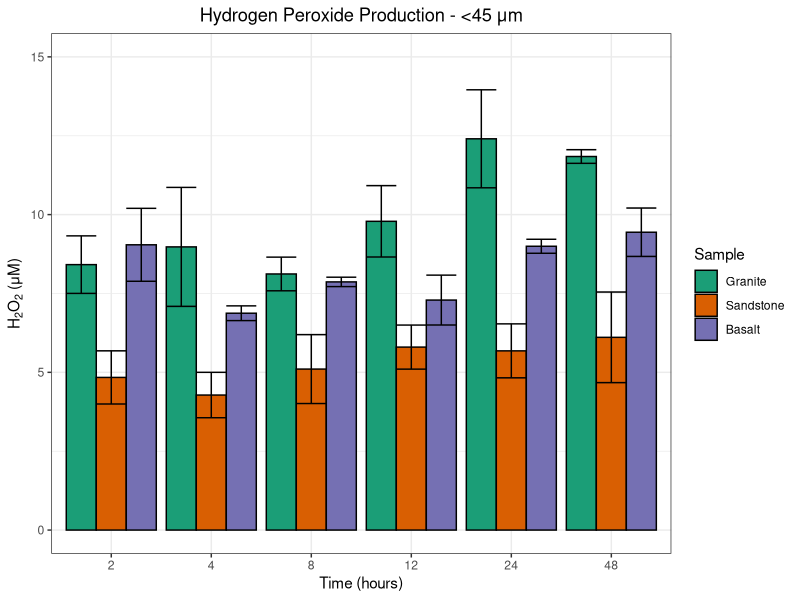
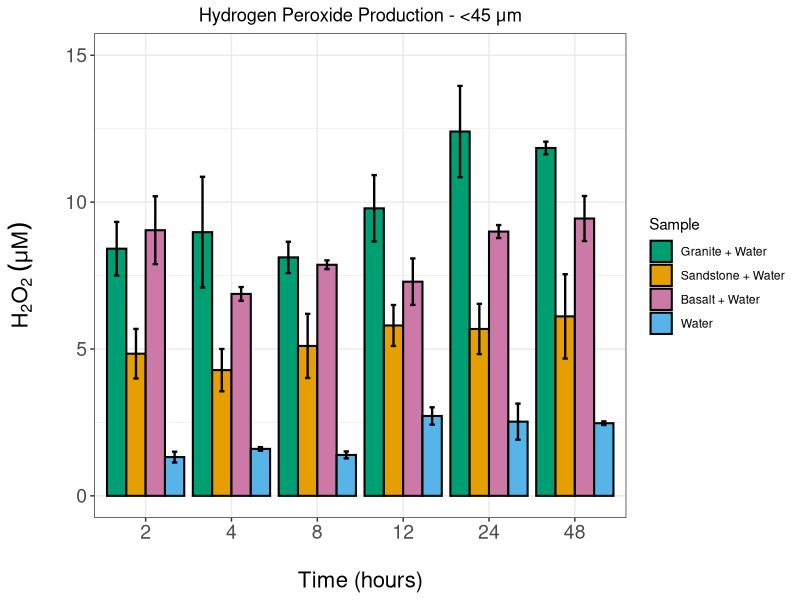
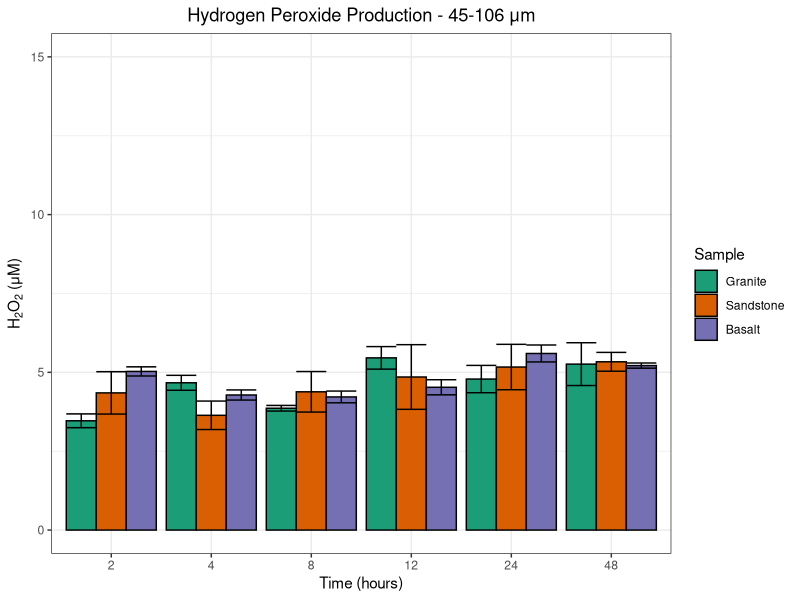
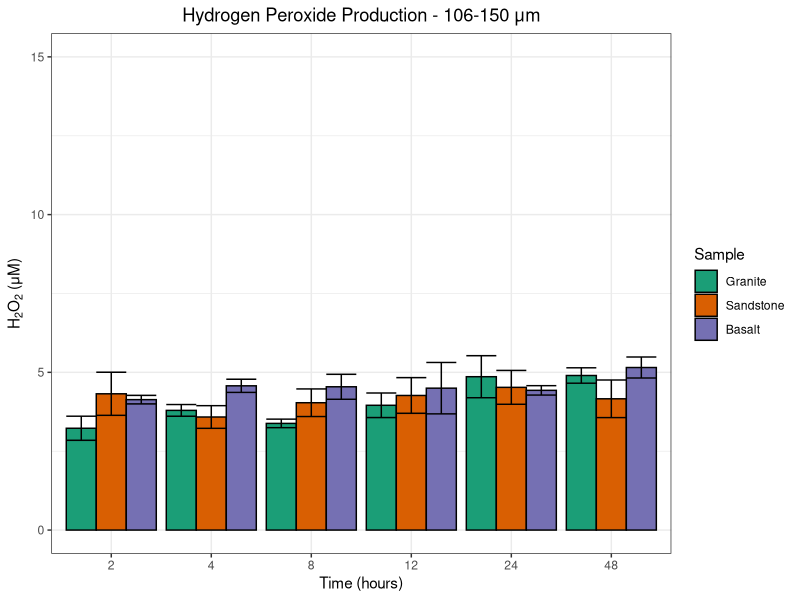
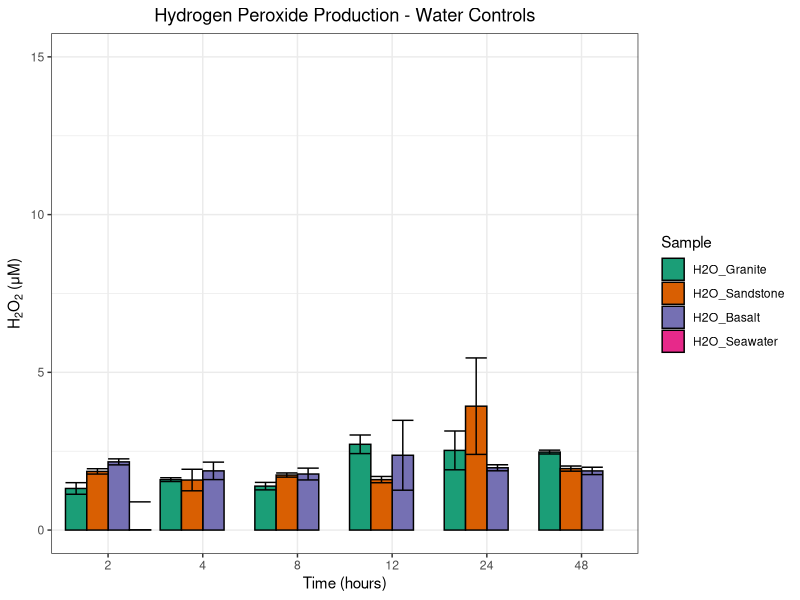
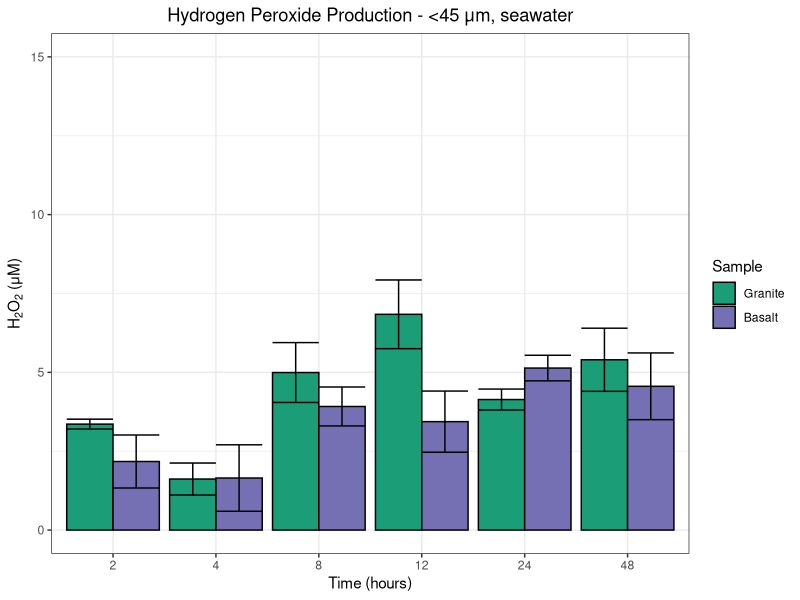
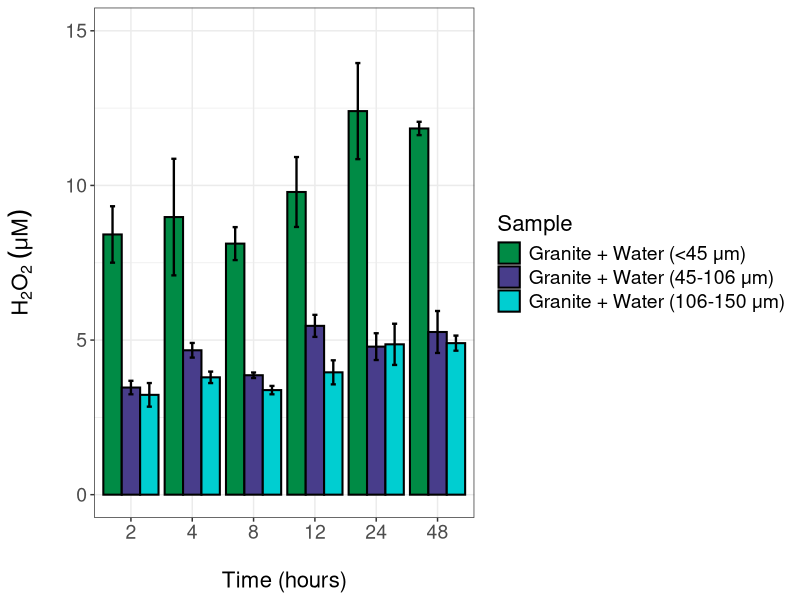

The R script that drew these images, in order:
########### Script for Abiotic Appendix H2O2 Figures ###########

library(reshape2)
library(ggplot2)

df <- read.csv("../data/table_45.csv")
df$Time <- as.factor(df$Time)
df$Sample <- factor(df$Sample,levels = c("Granite", "Sandstone", "Basalt"))

df2 <- read.csv("../data/table_45-106.csv")
df2$Time <- as.factor(df2$Time)
df2$Sample <- factor(df2$Sample,levels = c("Granite", "Sandstone", "Basalt"))

df3 <- read.csv("../data/table_106-150.csv")
df3$Time <- as.factor(df3$Time)
df3$Sample <- factor(df3$Sample,levels = c("Granite", "Sandstone", "Basalt"))

df4 <- read.csv("../data/table_H2O.csv")
df4$Time <- as.factor(df4$Time)
df4$Sample <- factor(df4$Sample,levels = c("H2O_Granite", "H2O_Sandstone", "H2O_Basalt", "H2O_Seawater"))

df5 <- read.csv("../data/table_GranBasSea.csv")
df5$Time <- as.factor(df5$Time)
df5$Sample <- factor(df5$Sample,levels = c("Granite", "Basalt"))

# The palette with grey:
cbPalette <- c("#E69F00", "#56B4E9", "#009E73", "#F0E442", "#0072B2", "#D55E00")
cbbPalette <- c("#E69F00", "#56B4E9", "#F0E442", "#0072B2", "#CC79A7")


# <45um
ggplot(df, aes(x=Time, y=H2O2, fill=Sample)) + 
  geom_bar(stat="identity", color="black", 
           position=position_dodge()) +
  geom_errorbar(aes(ymin=H2O2-Std_Dev, ymax=H2O2+Std_Dev),
                position=position_dodge(.9)) + 
  theme_bw() + 
  scale_fill_brewer(palette="Dark2") +
  ggtitle("Hydrogen Peroxide Production - <45 μm") +
  xlab("Time (hours)") +
  ylab(expression(H[2]*O[2]~"(μM)")) +
  theme(plot.title=element_text(hjust=0.5)) +
  scale_color_manual(values=cbPalette) + ylim(0,15)

# <45um and water

df0 <- read.csv("../data/table_45_water.csv")
df0$Time <- as.factor(df0$Time)
df0$Sample <- factor(df0$Sample,levels = c("Granite + Water", "Sandstone + Water", "Basalt + Water", "Water"))
cbbbPalette <- c("#009E73","#E69F00",  "#CC79A7", "#56B4E9")

ggplot(df0, aes(x=Time, y=H2O2, fill=Sample)) + 
  geom_bar(stat="identity", color="black", 
           position=position_dodge(), size =0.7) +
  geom_errorbar(aes(ymin=H2O2-Std_Dev, ymax=H2O2+Std_Dev),
                position=position_dodge(.9), 
                width = 0.25,  # Adjusts the width of the error bars
                size = 0.8) +  # Adjusts the thickness of the error bars
  theme_bw() + 
  #scale_fill_brewer(palette="Dark2") +
  ggtitle("Hydrogen Peroxide Production - <45 μm") +
  xlab("Time (hours)") +
  ylab(expression(H[2]*O[2] ~ (mu*M))) +
  theme(plot.title=element_text(hjust=0.5),
        axis.title.x = element_text(size = 16, margin = margin(t = 20)),  
        axis.title.y = element_text(size = 16, margin = margin(r = 20)),  
        axis.text.x = element_text(size = 14),
        axis.text.y = element_text(size = 14)) +
  scale_fill_manual(values=cbbbPalette) + ylim(0,15)


# 45-106um
ggplot(df2, aes(x=Time, y=H2O2, fill=Sample)) + 
  geom_bar(stat="identity", color="black", 
           position=position_dodge()) +
  geom_errorbar(aes(ymin=H2O2-Std_Dev, ymax=H2O2+Std_Dev),
                position=position_dodge(.9)) + 
  theme_bw() + 
  scale_fill_brewer(palette="Dark2") +
  ggtitle("Hydrogen Peroxide Production - 45-106 μm") +
  xlab("Time (hours)") +
  ylab(expression(H[2]*O[2]~"(μM)")) +
  theme(plot.title=element_text(hjust=0.5)) +
  scale_color_manual(values=cbPalette) + ylim(0,15)


# 106-150um
ggplot(df3, aes(x=Time, y=H2O2, fill=Sample)) + 
  geom_bar(stat="identity", color="black", 
           position=position_dodge()) +
  geom_errorbar(aes(ymin=H2O2-Std_Dev, ymax=H2O2+Std_Dev),
                position=position_dodge(.9)) + 
  theme_bw() + 
  scale_fill_brewer(palette="Dark2") +
  ggtitle("Hydrogen Peroxide Production - 106-150 μm") +
  xlab("Time (hours)") +
  ylab(expression(H[2]*O[2]~"(μM)")) +
  theme(plot.title=element_text(hjust=0.5)) +
  scale_color_manual(values=cbPalette) + ylim(0,15)


# H2O
ggplot(df4, aes(x=Time, y=H2O2, fill=Sample)) + 
  geom_bar(stat="identity", color="black", 
           position=position_dodge()) +
  geom_errorbar(aes(ymin=H2O2-Std_Dev, ymax=H2O2+Std_Dev),
                position=position_dodge(.9)) + 
  theme_bw() + 
  scale_fill_brewer(palette="Dark2") +
  ggtitle("Hydrogen Peroxide Production - Water Controls") +
  xlab("Time (hours)") +
  ylab(expression(H[2]*O[2]~"(μM)")) +
  theme(plot.title=element_text(hjust=0.5)) +
  scale_color_manual(values=cbPalette) + ylim(0,15)


# <45um Seawater
cbbbPalette <- c("#1b9e77", "#7570b3")

ggplot(df5, aes(x=Time, y=H2O2, fill=Sample)) + 
  geom_bar(stat="identity", color="black", 
           position=position_dodge()) +
  geom_errorbar(aes(ymin=H2O2-Std_Dev, ymax=H2O2+Std_Dev),
                position=position_dodge(.9)) + 
  theme_bw() + 
  #scale_fill_brewer(palette="Dark2") +
  ggtitle("Hydrogen Peroxide Production - <45 μm, seawater") +
  xlab("Time (hours)") +
  ylab(expression(H[2]*O[2]~"(μM)")) +
  theme(plot.title=element_text(hjust=0.5)) +
  scale_fill_manual(values = cbbbPalette, labels = c("Granite", "Basalt")) + ylim(0,15)

########### FIGURE S.1.6A ########### 

df6 <- read.csv("../data/table_granite.csv")
df6$Sample <- gsub("um", "μm", df6$Sample)
df6$Time <- as.factor(df6$Time)
df6$Sample <- factor(df6$Sample,levels = c("Granite + Water (<45 μm)","Granite + Water (45-106 μm)","Granite + Water (106-150 μm)"))
cbbbPalette <- c("springgreen4","darkslateblue",  "darkturquoise")

ggplot(df6, aes(x=Time, y=H2O2, fill=Sample)) + 
  geom_bar(stat="identity", color="black", 
           position=position_dodge(), size =0.7) +
  geom_errorbar(aes(ymin=H2O2-Std_Dev, ymax=H2O2+Std_Dev),
                position=position_dodge(.9), 
                width = 0.25,  # Adjusts the width of the error bars
                size = 0.8) +  # Adjusts the thickness of the error bars
  theme_bw() + 
  xlab("Time (hours)") +
  ylab(expression(H[2]*O[2] ~ (mu*M))) +
  theme(plot.title=element_text(hjust=0.5),
        axis.title.x = element_text(size = 16, margin = margin(t = 20)),  
        axis.title.y = element_text(size = 16, margin = margin(r = 20)),  
        axis.text.x = element_text(size = 14),
        axis.text.y = element_text(size = 14),
        legend.title = element_text(size = 16),
        legend.text = element_text(size = 14)) +
  scale_fill_manual(values=cbbbPalette) + ylim(0,15)

